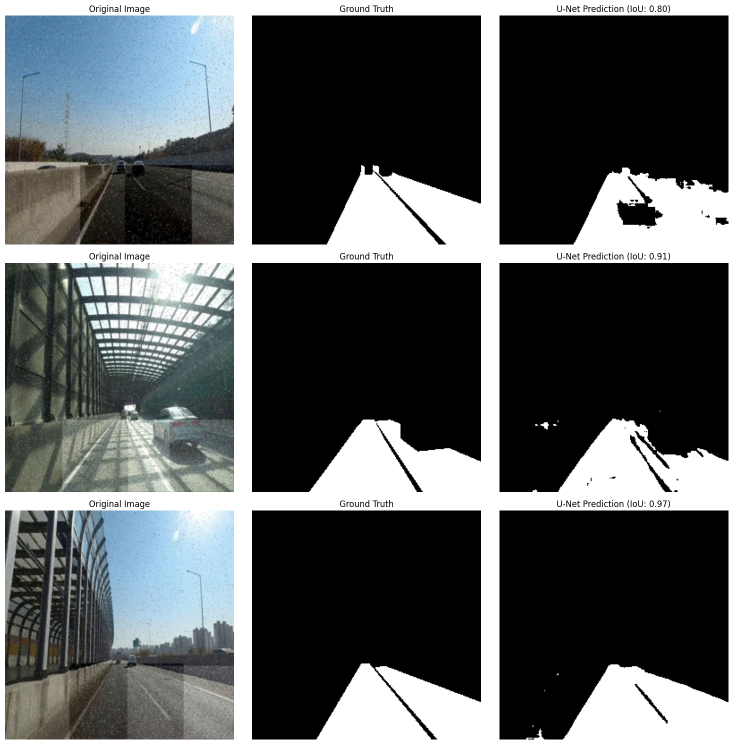
#> input picture images/U-Net.png, 1466 x 1489 px, found by its file name (shown at 1/2 size); its folder holds only this picture in this run
$ jupyter execute --allow-errors Pattern_recognition_Project_codee.ipynb   (shell and % lines are left out)
#> lines starting #> are read from the running program, lines starting #| are printed output that depends on the picture
[cell 1]
# we unzip the dataset onto google colab
print("Unzip complete!")

[cell 2]
import os
import cv2
import numpy as np
import glob
from tqdm import tqdm

BASE_DIR = '/content/dataset'
SUBSETS = ['train', 'val', 'test']

# [28 lines left out: function yolo_to_mask, not called in this run]


print("Generating masks...")

for subset in SUBSETS:
    image_dir = os.path.join(BASE_DIR, subset, 'images')
    label_dir = os.path.join(BASE_DIR, subset, 'labels')
    mask_dir = os.path.join(BASE_DIR, subset, 'masks') # We create this folder


    os.makedirs(mask_dir, exist_ok=True)

    # here we try to find the JPG images
    image_files = glob.glob(os.path.join(image_dir, '*.jpg'))
    print(f"Processing {subset}: {len(image_files)} images...")

    for img_path in tqdm(image_files):
        filename = os.path.basename(img_path)
        name_no_ext = os.path.splitext(filename)[0]

        label_path = os.path.join(label_dir, name_no_ext + '.txt')
        output_path = os.path.join(mask_dir, name_no_ext + '.png')

        yolo_to_mask(img_path, label_path, output_path)

print("\n Success! Masks created in 'masks' folders.")

[cell 3]
import matplotlib.pyplot as plt
import random

train_img_dir = '/content/dataset/train/images'
train_mask_dir = '/content/dataset/train/masks'

random_file = random.choice(os.listdir(train_img_dir))
name_no_ext = os.path.splitext(random_file)[0]

img_path = os.path.join(train_img_dir, random_file)
mask_path = os.path.join(train_mask_dir, name_no_ext + '.png')

img = cv2.imread(img_path)
#> img is the input picture: shape (1489, 1466, 3); mean B, G, R 93.4, 92.3, 88.5
img = cv2.cvtColor(img, cv2.COLOR_BGR2RGB)
mask = cv2.imread(mask_path, cv2.IMREAD_GRAYSCALE)
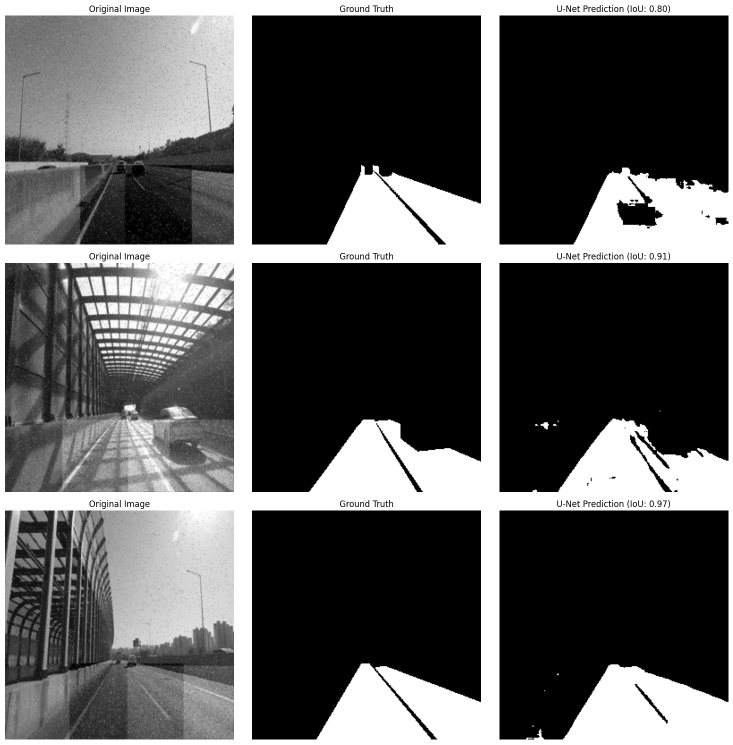
#> mask: shape (1489, 1466) (shown at 1/2 size); min 0, max 255, mean 91.1

plt.figure(figsize=(10, 5))
plt.subplot(1, 2, 1)
plt.title("Original Image")
plt.imshow(img)
plt.axis('off')

plt.subplot(1, 2, 2)
plt.title("Ground Truth Mask")
plt.imshow(mask, cmap='gray')
plt.axis('off')
plt.show()
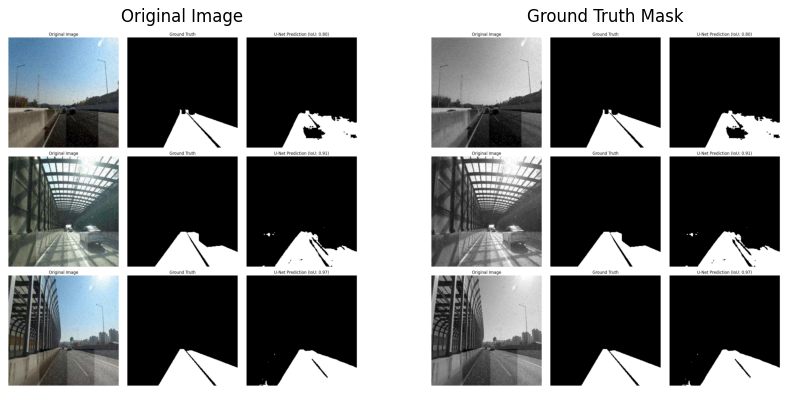
#> figure drawn by matplotlib, 2 panels

[cell 4]
import cv2
import numpy as np
import os
import glob
import matplotlib.pyplot as plt
from tqdm import tqdm

# 1. The Classical Alogrthim

# [53 lines left out: functions classical_segmentation, calculate_iou, not called in this run]


# 3. Running on Test Set

test_img_dir = '/content/dataset/test/images'
test_mask_dir = '/content/dataset/test/masks'

image_paths = glob.glob(os.path.join(test_img_dir, '*.jpg'))
iou_scores = []

print(f"Evaluating Classical Method on {len(image_paths)} test images...")


visualize_count = 3
plt.figure(figsize=(15, 5 * visualize_count))

for i, img_path in enumerate(tqdm(image_paths)):
    img = cv2.imread(img_path)
    if img is None: continue


    filename = os.path.basename(img_path)
    name_no_ext = os.path.splitext(filename)[0]
    gt_path = os.path.join(test_mask_dir, name_no_ext + '.png')

    if not os.path.exists(gt_path):
        continue

    gt_mask = cv2.imread(gt_path, cv2.IMREAD_GRAYSCALE)

    pred_mask = classical_segmentation(img)


    score = calculate_iou(pred_mask, gt_mask)
    iou_scores.append(score)

    if i < visualize_count:
        plt.subplot(visualize_count, 3, i*3 + 1)
        plt.imshow(cv2.cvtColor(img, cv2.COLOR_BGR2RGB))
        plt.title("Original Image")
        plt.axis('off')

        plt.subplot(visualize_count, 3, i*3 + 2)
        plt.imshow(gt_mask, cmap='gray')
        plt.title("Ground Truth")
        plt.axis('off')

        plt.subplot(visualize_count, 3, i*3 + 3)
        plt.imshow(pred_mask, cmap='gray')
        plt.title(f"Classical Prediction (IoU: {score:.2f})")
        plt.axis('off')

plt.tight_layout()
plt.show()

avg_iou = np.mean(iou_scores)
print(f"\nAverage IoU Score: {avg_iou:.4f}")
print("Note: Classical methods usually score lower (0.2 - 0.4) because they are sensitive to lighting.")

[cell 5]
import torch
import torch.nn as nn
import torch.optim as optim
from torch.utils.data import Dataset, DataLoader
import torchvision.transforms as transforms
from PIL import Image
import os
import numpy as np
import matplotlib.pyplot as plt
from tqdm import tqdm


# Configuration & Setup

#> (the rest of this cell did not finish here and is left out)

[cell 6]
import time


# Accuracy & Speed

#> (the rest of this cell did not finish here and is left out)

[cell 7]
import matplotlib.pyplot as plt
import numpy as np

methods = ['Classical Method', 'Deep Learning (U-Net)']
iou_scores = [0.047, 0.866]

# bar Chart
plt.figure(figsize=(8, 6))
bars = plt.bar(methods, iou_scores, color=['gray', '#4CAF50'])

plt.title('Performance Comparison: IoU Score', fontsize=14)
plt.ylabel('Intersection over Union (IoU)', fontsize=12)
plt.ylim(0, 1.0)

for bar in bars:
    height = bar.get_height()
    plt.text(bar.get_x() + bar.get_width()/2.0, height + 0.02,
             f'{height:.3f}', ha='center', va='bottom', fontsize=12, fontweight='bold')

plt.grid(axis='y', linestyle='--', alpha=0.7)
plt.show()
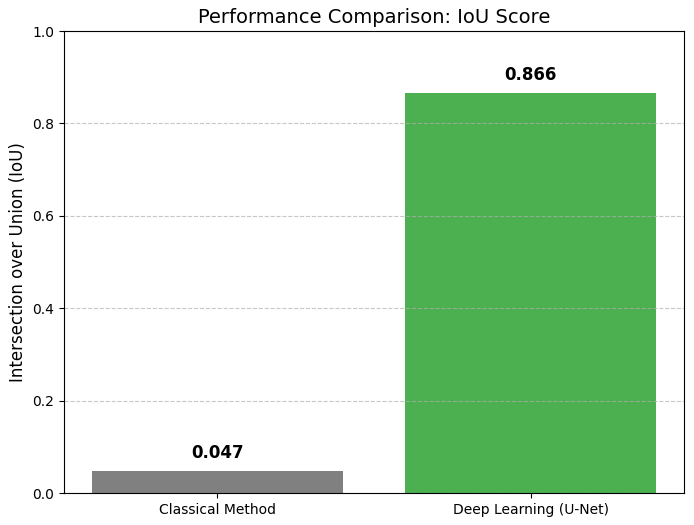
#> figure drawn by matplotlib, 1 panel
